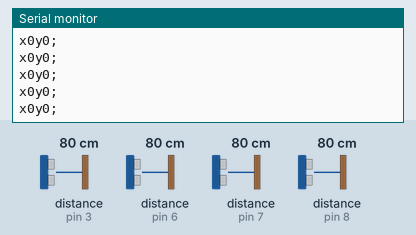
Simulated run of this sketch. Board: Arduino Uno, built with avr-gcc and run on an emulated ATmega328P. On the bench: the last lines printed to the serial monitor. The test bench sets the inputs (shaded band); at power-on: distance to the obstacle (sensors on pin 3, pin 6, pin 7, pin 8) 80 cm.

Above: at 1.2 s.
1.3 s: distance to the obstacle (sensor on pin 3) set to 4 cm
At 2.1 s:
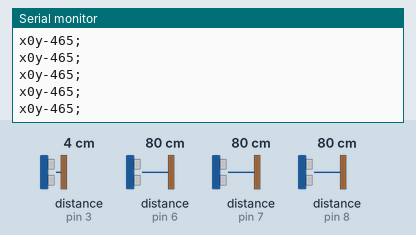
4.3 s: distance to the obstacle (sensor on pin 6) set to 2 cm
At 5.0 s:
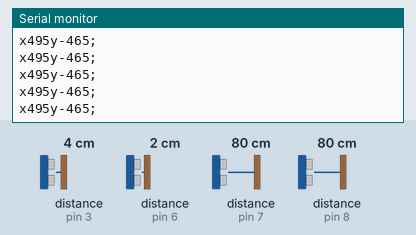
5.8 s: distance to the obstacle (sensor on pin 7) set to 120 cm
8.8 s: distance to the obstacle (sensor on pin 8) set to 4 cm
At 9.4 s:
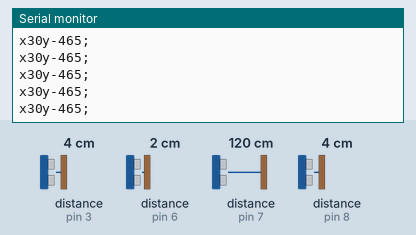
10.3 s: distance to the obstacle (sensor on pin 3) set to 2 cm
At 11.2 s:
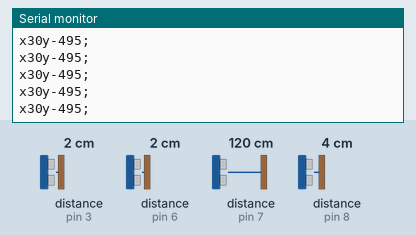
11.8 s: distance to the obstacle (sensor on pin 6) set to 4 cm
At 12.7 s:
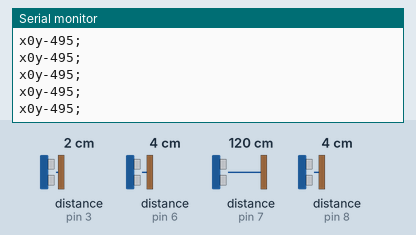
Timing chart, 0 to 14.3 s (numbered marks = the images above; inputs shaded):
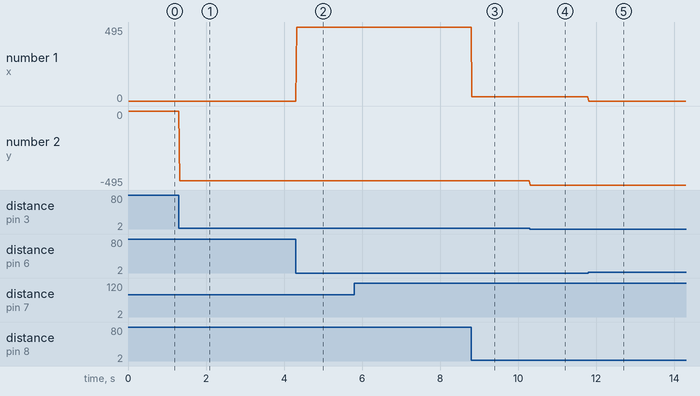

The sketch:

GroveUltraDistance.ino
```cpp
#include <Ultrasonic.h>

// VIKTIG!
// IKKE PLUG INN/UT ULTRALYD-SENSORER
// MENS ARDUINO-EN ER PAA!
// DE KAN BLI ODELAGT!

#define ULTRA_LIMIT_LEN 35

Ultrasonic ultraTop(3); // D3
Ultrasonic ultraBot(7); // D7
Ultrasonic ultraLeft(8); // D8
Ultrasonic ultraRight(6); // D6

int x, y;

void setup() {
  penBegin();
}

void loop() {
  y = ultraToPenVal(ultraTop.MeasureInCentimeters(),
                    ultraBot.MeasureInCentimeters());
  x = ultraToPenVal(ultraLeft.MeasureInCentimeters(),
                    ultraRight.MeasureInCentimeters());
  penMove(x, y);
}

int ultraToPenVal(long backwardsVal, long forwardsVal) {
  int d1 = ULTRA_LIMIT_LEN - min(backwardsVal, ULTRA_LIMIT_LEN);
  int d2 = ULTRA_LIMIT_LEN - min(forwardsVal, ULTRA_LIMIT_LEN);

  return (d2 - d1) * 15;
}
```

penSystem.ino
```cpp
/* Informal interface for pen system: *
 *  void penBegin(): does whatever need to get going
 *  void penMove(int x, int y): do a relative movement
*/

// SCREEN SIMULATION IMPLEMENTATION
// This implementation sends signals to a screen
// based plotter simulator

void penBegin() {
  Serial.begin(9600);
}

// Do pen movements.
// Change this for physical movement when ready
void penMove(int x, int y) {
  Serial.print("x");
  Serial.print(x);
  Serial.print("y");
  Serial.print(y);
  Serial.println(";");
  delay(10);
}
```

Measured:
- after the input at 1.3 s, the serial monitor: prints a new line at once (image 1)
- after the input at 4.3 s, the serial monitor: prints a new line at once (image 2)
- after the input at 8.8 s, the serial monitor: prints a new line at once (image 3)
- after the input at 10.3 s, the serial monitor: prints a new line at once (image 4)
- after the input at 11.8 s, the serial monitor: prints a new line at once (image 5)
- plotted number 1: 0 → 495 after the input at 4.3 s, 495 → 30 after the input at 8.8 s, 30 → 0 after the input at 11.8 s
- plotted number 2: 0 → -465 after the input at 1.3 s, -465 → -495 after the input at 10.3 s
